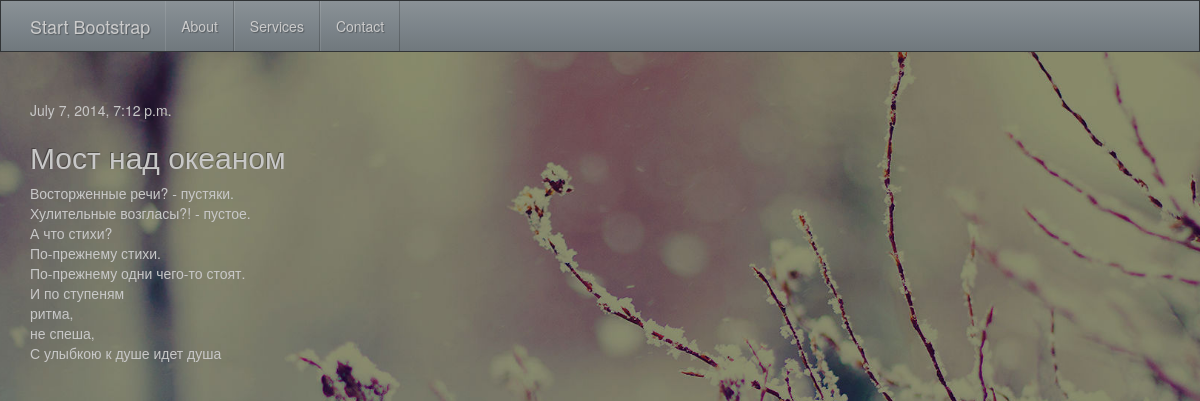
The app's page /blog/2/ with its own data.
### Blog/models.py (models this page shows, shortened)
class Post(models.Model):
    title = models.CharField(max_length=255) # заголовок поста
    datetime = models.DateTimeField(u'Дата публикации') # дата публикации
    content = models.TextField(max_length=10000) # текст поста

### Blog/views.py (the view)
# urls.py: url(r'^(?P<pk>\d+)/$', PostDetailView.as_view()), # а по URL http://имя_сайта/blog/число/
class PostDetailView(DetailView): # детализированное представление модели
    model = Post

### templates/Blog/post_detail.html (shortened to what this page needs)
{% extends 'Blog/base.html' %}
{% block content %}
    <p>{{ post.datetime }}</p>
    <h2>{{ post.title }}</h2>
    <p>{{ post.content|linebreaks }}</p>
    {% load disqus_tags %}
{% endblock %}

### records on screen
Post: datetime "July 7, 2014, 7:12 p.m.", title "Мост над океаном", content "Восторженные речи? - пустяки. Хулительные возгласы?! - пустое. А что стихи? По-прежнему стихи. По-прежнему одни чего-то стоят. И по ступеням ритма, не спеша, С улыбкою к душе идет душа"
